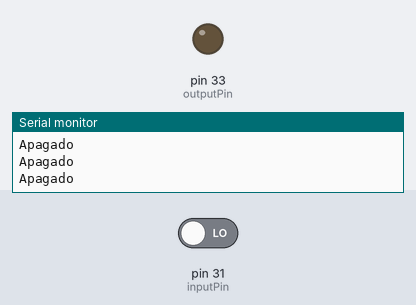
Simulated run of this sketch. Board: Arduino Mega 2560, built with avr-gcc and run on an emulated ATmega2560. Shown: output pins drawn as LEDs (lit = HIGH), the last lines printed to the serial monitor. The inputs (shaded band) are chosen by the test bench; at power-on: pin 31 (inputPin) LOW.

Above: at 2.8 s.
2.9 s: pin 31 (inputPin) driven HIGH
At 4.0 s:
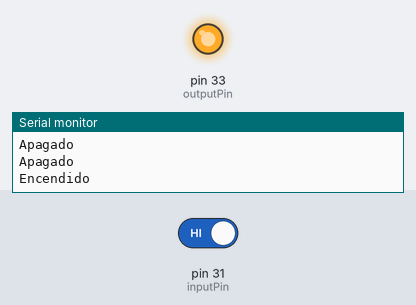
4.5 s: pin 31 (inputPin) driven LOW
At 5.5 s:
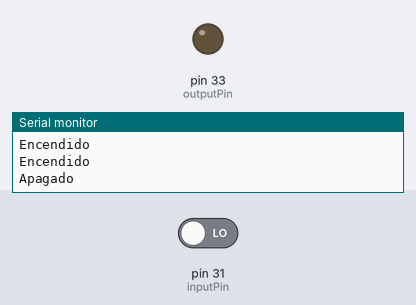
Timing chart, 0 to 7.5 s (numbered marks = the images above; inputs shaded):
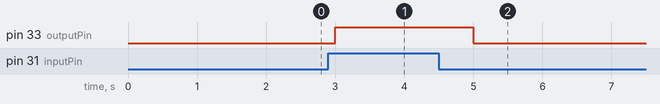

The sketch:

09_04_18_16_30_maclife_led.ino
```cpp
int inputPin = 31;
int outputPin = 33;
int value = 0;

void setup() {
  Serial.begin(9600);
  pinMode(inputPin, INPUT);
  pinMode(outputPin, OUTPUT);

}

void loop() {
  value = digitalRead(inputPin);

  if (value == HIGH){
      digitalWrite(outputPin, HIGH);
      Serial.println("Encendido");
      delay(1000);
   }
   else{
      digitalWrite(outputPin, LOW);
      Serial.println("Apagado");
      delay(1000);
   }
}
```

Measured:
- after the input at 2.9 s, pin 33 (outputPin): LOW → HIGH after 0.10 s
- after the input at 4.5 s, pin 33 (outputPin): HIGH → LOW after 0.50 s
